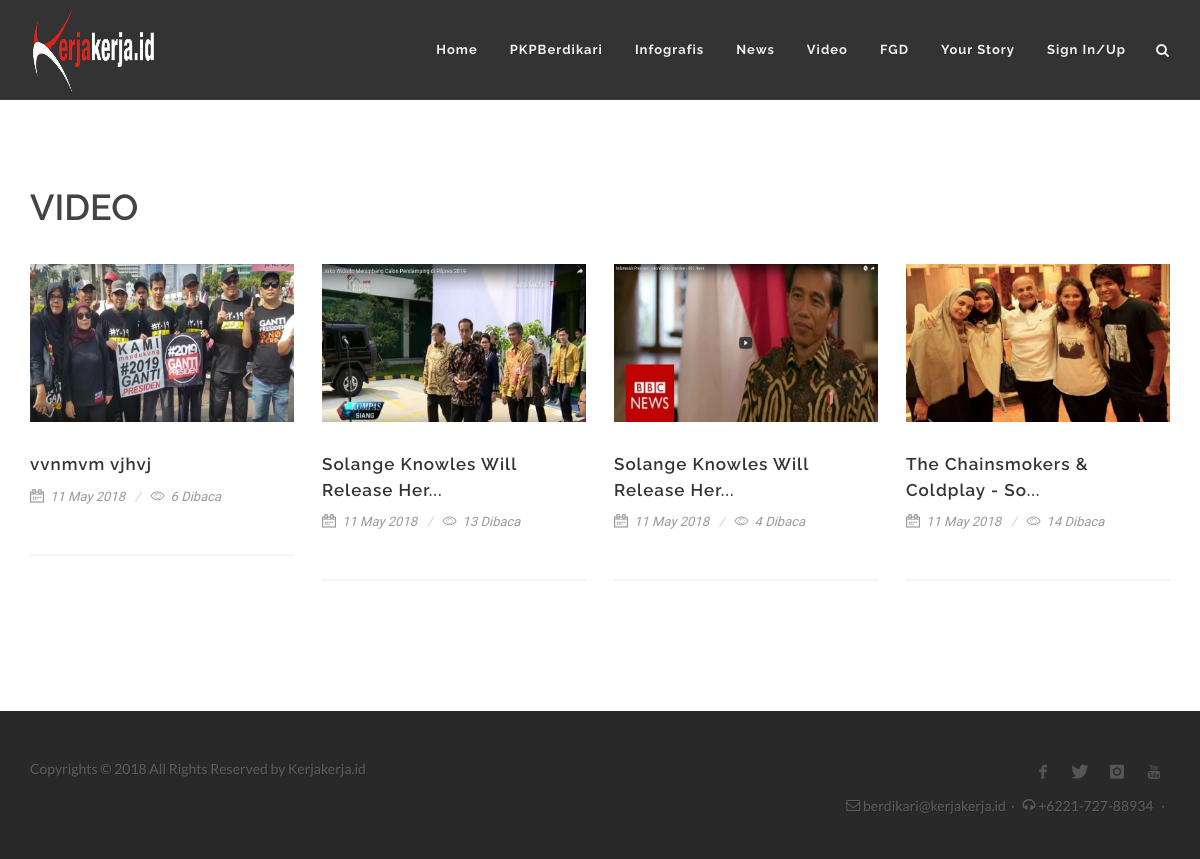
The page /index.php/video on the database its author committed.
### tables this page shows
CREATE TABLE `news` (
  `news_id` bigint(10) unsigned NOT NULL AUTO_INCREMENT,
  `category_id` int(5) NOT NULL,
  `news_title` varchar(255) NOT NULL,
  `news_headline` varchar(200) NOT NULL,
  `news_seo` varchar(255) NOT NULL,
  `news_content` longtext NOT NULL,
  `news_picture` varchar(100) NOT NULL,
  `news_status` enum('Draft','Publish') NOT NULL DEFAULT 'Draft',
  `news_postdate` datetime NOT NULL,
  `news_postby` int(5) NOT NULL,
  `news_view` int(5) NOT NULL,
  `media` enum('HOAX or NOT','INFO GRAFIS','NEWS','VIDEO','FGD','YOUR STORY') NOT NULL,
  `status` enum('Active','Inactive') NOT NULL DEFAULT 'Inactive',
  PRIMARY KEY (`news_id`)
);

### application/libraries/Template.php (called while the page is built)
<?php if ( ! defined('BASEPATH')) exit('No direct script access allowed');
class Template {
	protected $_ci;
	function __construct(){
		$this->_ci=&get_instance();
	}
	function display($set, $data=null){
		$data['_content']=$this->_ci->load->view($set,$data,true);
		$this->_ci->load->view('template.php',$data);
	}
}

### application/controllers/Video.php (called while the page is built, shortened)
<?php
class Video extends CI_Controller {
	public function index()
	{
		$this->data['title']='Gallery Video';
		$this->data['m_description']='Kerjakerja, Berdikari';
		$this->data['m_keyword']='Media Video, Berita Terkini, Info Grafis, Joko Widodo, Jokowi';
		$this->data['video_list']=$this->gallery_m->video_list()->result();
		$this->template->display('members/video/index',$this->data);
	}
}

### index.php (called while the page is built, shortened)
<?php
require_once BASEPATH.'core/CodeIgniter.php';

### application/models/Gallery_m.php (called while the page is built, shortened)
<?php
class Gallery_m extends CI_Model {
	public function video_list()
	{
		$this->db->select('*');
		$this->db->from('news');
		$this->db->where('media','VIDEO');
		$this->db->where('news_status', 'Publish');
		$this->db->order_by('news_postdate', 'DESC');
		return $this->db->get();
	}
}

### application/views/members/video/index.php (the view, shortened to what this page needs)
<div class="container clearfix">
  <h1>VIDEO</h1>
  <div id="posts" class="post-grid grid-container clearfix" data-layout="fitRows">
    <?php foreach ($video_list as $show):?>
    <div class="entry clearfix">
      <div class="entry-image">
        <a href="<?php echo base_url('images/news/'.$show->news_picture);?>" data-lightbox="image">
          <img class="image_fade" src="<?php echo base_url('images/news/'.$show->news_picture);?>" alt=""/>
        </a>
      </div>
      <div class="entry-title">
        <h2>
          <?php
            $link_title = $show->news_title;
            $getlength = strlen($link_title);
            $thelength = 32;
            echo anchor('video/read/'.$show->news_seo,substr($link_title, 0, $thelength));
            if ($getlength > $thelength) echo "...";?>
        </h2>
      </div>
      <ul class="entry-meta clearfix">
        <li><i class="icon-calendar"></i> <?php echo date('j M Y',strtotime($show->news_postdate)); ?></li>
        <li><i class="icon-eye"></i> <?php echo $show->news_view ?> Dibaca</li>
      </ul>
    </div>
    <?php endforeach ?>
  </div>
</div>

### assets/css/dark.css (style rules this page uses)
.dark #header-wrap:not(.not-dark) #primary-menu > ul > li > a, .dark #header-wrap:not(.not-dark) #primary-menu > .container > ul > li > a, .dark.overlay-menu #header-wrap:not(.not-dark) #primary-menu > ul > li > a, .overlay-menu #primary-menu.dark > ul > li > a, .dark.overlay-menu #header-wrap:not(.not-dark) #primary-menu > #overlay-menu-close, .overlay-menu #primary-menu.dark > #overlay-menu-close, .dark #header-wrap:not(.not-dark) #top-search a, .dark #header-wrap:not(.not-dark) #top-cart a, .dark #header-wrap:not(.not-dark) #side-panel-trigger a, .dark #header-wrap:not(.not-dark) #top-account a, .dark #top-cart .top-cart-item-desc a, body.top-search-open .dark #header-wrap:not(.not-dark) #top-search a, .dark #header-wrap:not(.not-dark) #top-search a:hover, .dark #header-wrap:not(.not-dark) #top-cart a:hover, .dark #header-wrap:not(.not-dark) #side-panel-trigger a:hover, .dark #header-wrap:not(.not-dark) #top-account a:hover, .dark #header-wrap:not(.not-dark) #top-search form input { color: #EEE; text-shadow: 1px 1px 1px rgba(0,0,0,0.1); }
.dark #header-wrap:not(.not-dark) #primary-menu > ul > li:hover > a, .dark #header-wrap:not(.not-dark) #primary-menu > ul > li.current > a, .dark #header-wrap:not(.not-dark) #primary-menu > .container > ul > li:hover > a, .dark #header-wrap:not(.not-dark) #primary-menu > .container > ul > li.current > a { color: #EEE; }

### rows shown on the page
news: news_picture (picture), news_seo+news_title "vvnmvm vjhvj", news_postdate "11 May 2018", news_view "6"
news: news_picture (picture), news_seo+news_title "Solange Knowles Will Release Her", news_postdate "11 May 2018", news_view "13"
news: news_picture (picture), news_seo+news_title "Solange Knowles Will Release Her", news_postdate "11 May 2018", news_view "4"
news: news_picture (picture), news_seo+news_title "The Chainsmokers & Coldplay - So", news_postdate "11 May 2018", news_view "14"

### other values the page prints
anchor('home', '<div>Home</div>') "Home"
anchor('infografis', '<div>Infografis</div>') "Infografis"
anchor('news', '<div>News</div>') "News"
anchor('video', '<div>Video</div>') "Video"
anchor('focus_group_discussion', '<div>FGD</div>') "FGD"
anchor('story', '<div>Your Story</div>') "Your Story"
anchor('dashboard/auth', '<div>Sign In/Up</div>') "Sign In/Up"
